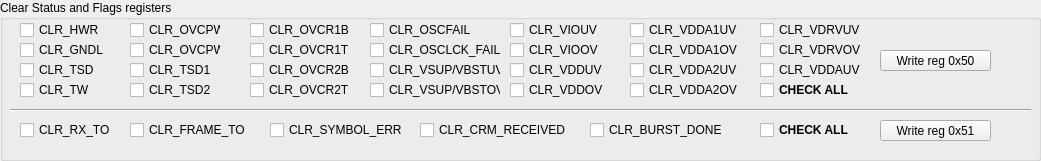
    <widget class="QGroupBox" name="groupBoxClearv1">
     <property name="geometry">
      <rect>
       <x>10</x>
       <y>1050</y>
       <width>1041</width>
       <height>161</height>
      </rect>
     </property>
     <property name="title">
      <string>Clear Status and Flags registers</string>
     </property>
     <property name="checkable">
      <bool>false</bool>
     </property>
     <widget class="CustomControls::CheckBox" name="checkBox_61">
      <property name="geometry">
       <rect>
        <x>250</x>
        <y>60</y>
        <width>101</width>
        <height>20</height>
       </rect>
      </property>
      <property name="accessibleName">
       <string>MREGX50[CLR_OVCR2B]</string>
      </property>
      <property name="text">
       <string>CLR_OVCR2B</string>
      </property>
     </widget>
     <widget class="CustomControls::CheckBox" name="checkBox_62">
      <property name="geometry">
       <rect>
        <x>630</x>
        <y>60</y>
        <width>131</width>
        <height>20</height>
       </rect>
      </property>
      <property name="accessibleName">
       <string>MREGX50[CLR_VDDA2UV]</string>
      </property>
      <property name="text">
       <string>CLR_VDDA2UV</string>
      </property>
     </widget>
     <widget class="CustomControls::CheckBox" name="checkBox_63">
      <property name="geometry">
       <rect>
        <x>250</x>
        <y>20</y>
        <width>101</width>
        <height>20</height>
       </rect>
      </property>
      <property name="accessibleName">
       <string>MREGX50[CLR_OVCR1B]</string>
      </property>
      <property name="text">
       <string>CLR_OVCR1B</string>
      </property>
     </widget>
     <widget class="CustomControls::CheckBox" name="checkBox_64">
      <property name="geometry">
       <rect>
        <x>370</x>
        <y>60</y>
        <width>131</width>
        <height>20</height>
       </rect>
      </property>
      <property name="accessibleName">
       <string>MREGX50[CLR_VSUPUV]</string>
      </property>
      <property name="text">
       <string>CLR_VSUP/VBSTUV</string>
      </property>
     </widget>
     <widget class="CustomControls::CheckBox" name="checkBox_65">
      <property name="geometry">
       <rect>
        <x>250</x>
        <y>40</y>
        <width>101</width>
        <height>20</height>
       </rect>
      </property>
      <property name="accessibleName">
       <string>MREGX50[CLR_OVCR1T]</string>
      </property>
      <property name="text">
       <string>CLR_OVCR1T</string>
      </property>
     </widget>
     <widget class="CustomControls::CheckBox" name="checkBox_66">
      <property name="geometry">
       <rect>
        <x>20</x>
        <y>60</y>
        <width>81</width>
        <height>20</height>
       </rect>
      </property>
      <property name="accessibleName">
       <string>MREGX50[CLR_TSD]</string>
      </property>
      <property name="text">
       <string>CLR_TSD</string>
      </property>
     </widget>
     <widget class="CustomControls::CheckBox" name="checkBox_67">
      <property name="geometry">
       <rect>
        <x>250</x>
        <y>80</y>
        <width>101</width>
        <height>20</height>
       </rect>
      </property>
      <property name="accessibleName">
       <string>MREGX50[CLR_OVCR2T]</string>
      </property>
      <property name="text">
       <string>CLR_OVCR2T</string>
      </property>
     </widget>
     <widget class="CustomControls::CheckBox" name="checkBox_68">
      <property name="geometry">
       <rect>
        <x>510</x>
        <y>20</y>
        <width>101</width>
        <height>20</height>
       </rect>
      </property>
      <property name="accessibleName">
       <string>MREGX50[CLR_VIOUV]</string>
      </property>
      <property name="text">
       <string>CLR_VIOUV</string>
      </property>
     </widget>
     <widget class="CustomControls::CheckBox" name="checkBox_69">
      <property name="geometry">
       <rect>
        <x>370</x>
        <y>40</y>
        <width>131</width>
        <height>20</height>
       </rect>
      </property>
      <property name="accessibleName">
       <string>MREGX50[CLR_OSCLCK_FAIL]</string>
      </property>
      <property name="text">
       <string>CLR_OSCLCK_FAIL</string>
      </property>
     </widget>
     <widget class="CustomControls::CheckBox" name="checkBox_71">
      <property name="geometry">
       <rect>
        <x>370</x>
        <y>20</y>
        <width>131</width>
        <height>20</height>
       </rect>
      </property>
      <property name="accessibleName">
       <string>MREGX50[CLR_OSCFAIL]</string>
      </property>
      <property name="text">
       <string>CLR_OSCFAIL</string>
      </property>
     </widget>
     <widget class="CustomControls::CheckBox" name="checkBox_72">
      <property name="geometry">
       <rect>
        <x>510</x>
        <y>80</y>
        <width>101</width>
        <height>20</height>
       </rect>
      </property>
      <property name="accessibleName">
       <string>MREGX50[CLR_VDDOV]</string>
      </property>
      <property name="text">
       <string>CLR_VDDOV</string>
      </property>
     </widget>
     <widget class="CustomControls::CheckBox" name="checkBox_73">
      <property name="geometry">
       <rect>
        <x>20</x>
        <y>20</y>
        <width>131</width>
        <height>20</height>
       </rect>
      </property>
      <property name="accessibleName">
       <string>MREGX50[CLR_HWR]</string>
      </property>
      <property name="text">
       <string>CLR_HWR</string>
      </property>
     </widget>
     <widget class="CustomControls::CheckBox" name="checkBox_74">
      <property name="geometry">
       <rect>
        <x>760</x>
        <y>40</y>
        <width>121</width>
        <height>20</height>
       </rect>
      </property>
      <property name="accessibleName">
       <string>MREGX50[CLR_VDRVOV]</string>
      </property>
      <property name="text">
       <string>CLR_VDRVOV</string>
      </property>
     </widget>
     <widget class="CustomControls::CheckBox" name="checkBox_75">
      <property name="geometry">
       <rect>
        <x>20</x>
        <y>40</y>
        <width>131</width>
        <height>20</height>
       </rect>
      </property>
      <property name="accessibleName">
       <string>MREGX50[CLR_GNDL]</string>
      </property>
      <property name="text">
       <string>CLR_GNDL</string>
      </property>
     </widget>
     <widget class="CustomControls::CheckBox" name="checkBox_76">
      <property name="geometry">
       <rect>
        <x>510</x>
        <y>40</y>
        <width>101</width>
        <height>20</height>
       </rect>
      </property>
      <property name="accessibleName">
       <string>MREGX50[CLR_VIOOV]</string>
      </property>
      <property name="text">
       <string>CLR_VIOOV</string>
      </property>
     </widget>
     <widget class="CustomControls::CheckBox" name="checkBox_77">
      <property name="geometry">
       <rect>
        <x>20</x>
        <y>80</y>
        <width>91</width>
        <height>20</height>
       </rect>
      </property>
      <property name="accessibleName">
       <string>MREGX50[CLR_TW]</string>
      </property>
      <property name="text">
       <string>CLR_TW</string>
      </property>
     </widget>
     <widget class="CustomControls::CheckBox" name="checkBox_78">
      <property name="geometry">
       <rect>
        <x>630</x>
        <y>40</y>
        <width>131</width>
        <height>20</height>
       </rect>
      </property>
      <property name="accessibleName">
       <string>MREGX50[CLR_VDDA1OV]</string>
      </property>
      <property name="text">
       <string>CLR_VDDA1OV</string>
      </property>
     </widget>
     <widget class="CustomControls::CheckBox" name="checkBox_79">
      <property name="geometry">
       <rect>
        <x>130</x>
        <y>40</y>
        <width>91</width>
        <height>20</height>
       </rect>
      </property>
      <property name="accessibleName">
       <string>MREGX50[CLR_OVCPW2]</string>
      </property>
      <property name="text">
       <string>CLR_OVCPW2</string>
      </property>
     </widget>
     <widget class="CustomControls::CheckBox" name="checkBox_80">
      <property name="geometry">
       <rect>
        <x>130</x>
        <y>80</y>
        <width>101</width>
        <height>20</height>
       </rect>
      </property>
      <property name="accessibleName">
       <string>MREGX50[CLR_TSD2]</string>
      </property>
      <property name="text">
       <string>CLR_TSD2</string>
      </property>
     </widget>
     <widget class="CustomControls::CheckBox" name="checkBox_81">
      <property name="geometry">
       <rect>
        <x>630</x>
        <y>80</y>
        <width>131</width>
        <height>20</height>
       </rect>
      </property>
      <property name="accessibleName">
       <string>MREGX50[CLR_VDDA2OV]</string>
      </property>
      <property name="text">
       <string>CLR_VDDA2OV</string>
      </property>
     </widget>
     <widget class="CustomControls::CheckBox" name="checkBox_82">
      <property name="geometry">
       <rect>
        <x>760</x>
        <y>20</y>
        <width>121</width>
        <height>20</height>
       </rect>
      </property>
      <property name="accessibleName">
       <string>MREGX50[CLR_VDRVUV]</string>
      </property>
      <property name="text">
       <string>CLR_VDRVUV</string>
      </property>
     </widget>
     <widget class="CustomControls::CheckBox" name="checkBox_83">
      <property name="geometry">
       <rect>
        <x>370</x>
        <y>80</y>
        <width>131</width>
        <height>20</height>
       </rect>
      </property>
      <property name="accessibleName">
       <string>MREGX50[CLR_VSUPOV]</string>
      </property>
      <property name="text">
       <string>CLR_VSUP/VBSTOV</string>
      </property>
     </widget>
     <widget class="CustomControls::CheckBox" name="checkBox_84">
      <property name="geometry">
       <rect>
        <x>130</x>
        <y>60</y>
        <width>101</width>
        <height>20</height>
       </rect>
      </property>
      <property name="accessibleName">
       <string>MREGX50[CLR_TSD1]</string>
      </property>
      <property name="text">
       <string>CLR_TSD1</string>
      </property>
     </widget>
     <widget class="CustomControls::CheckBox" name="checkBox_85">
      <property name="geometry">
       <rect>
        <x>760</x>
        <y>60</y>
        <width>121</width>
        <height>20</height>
       </rect>
      </property>
      <property name="accessibleName">
       <string>MREGX50[CLR_VDDAUV]</string>
      </property>
      <property name="text">
       <string>CLR_VDDAUV</string>
      </property>
     </widget>
     <widget class="CustomControls::CheckBox" name="checkBox_86">
      <property name="geometry">
       <rect>
        <x>630</x>
        <y>20</y>
        <width>131</width>
        <height>20</height>
       </rect>
      </property>
      <property name="accessibleName">
       <string>MREGX50[CLR_VDDA1UV]</string>
      </property>
      <property name="text">
       <string>CLR_VDDA1UV</string>
      </property>
     </widget>
     <widget class="CustomControls::CheckBox" name="checkBox_87">
      <property name="geometry">
       <rect>
        <x>510</x>
        <y>60</y>
        <width>101</width>
        <height>20</height>
       </rect>
      </property>
      <property name="accessibleName">
       <string>MREGX50[CLR_VDDUV]</string>
      </property>
      <property name="text">
       <string>CLR_VDDUV</string>
      </property>
     </widget>
     <widget class="CustomControls::CheckBox" name="checkBox_88">
      <property name="geometry">
       <rect>
        <x>130</x>
        <y>20</y>
        <width>91</width>
        <height>20</height>
       </rect>
      </property>
      <property name="accessibleName">
       <string>MREGX50[CLR_OVCPW1]</string>
      </property>
      <property name="text">
       <string>CLR_OVCPW1</string>
      </property>
     </widget>
     <widget class="CustomControls::CheckBox" name="checkBox_89">
      <property name="geometry">
       <rect>
        <x>20</x>
        <y>120</y>
        <width>111</width>
        <height>20</height>
       </rect>
      </property>
      <property name="accessibleName">
       <string>MREGX51[CLR_RX_TO]</string>
      </property>
      <property name="text">
       <string>CLR_RX_TO</string>
      </property>
     </widget>
     <widget class="CustomControls::CheckBox" name="checkBox_90">
      <property name="geometry">
       <rect>
        <x>130</x>
        <y>120</y>
        <width>141</width>
        <height>20</height>
       </rect>
      </property>
      <property name="accessibleName">
       <string>MREGX51[CLR_FRAME_TO]</string>
      </property>
      <property name="text">
       <string>CLR_FRAME_TO</string>
      </property>
     </widget>
     <widget class="CustomControls::CheckBox" name="checkBox_91">
      <property name="geometry">
       <rect>
        <x>270</x>
        <y>120</y>
        <width>151</width>
        <height>20</height>
       </rect>
      </property>
      <property name="accessibleName">
       <string>MREGX51[CLR_SYMBOL_ERR]</string>
      </property>
      <property name="text">
       <string>CLR_SYMBOL_ERR</string>
      </property>
     </widget>
     <widget class="CustomControls::CheckBox" name="checkBox_92">
      <property name="geometry">
       <rect>
        <x>420</x>
        <y>120</y>
        <width>171</width>
        <height>20</height>
       </rect>
      </property>
      <property name="accessibleName">
       <string>MREGX51[CLR_CRM_RECEIVED]</string>
      </property>
      <property name="text">
       <string>CLR_CRM_RECEIVED</string>
      </property>
     </widget>
     <widget class="Line" name="line_8">
      <property name="geometry">
       <rect>
        <x>10</x>
        <y>100</y>
        <width>1021</width>
        <height>21</height>
       </rect>
      </property>
      <property name="orientation">
       <enum>Qt::Horizontal</enum>
      </property>
     </widget>
     <widget class="CustomControls::PushButton" name="pushButton_51">
      <property name="geometry">
       <rect>
        <x>880</x>
        <y>50</y>
        <width>111</width>
        <height>21</height>
       </rect>
      </property>
      <property name="accessibleName">
       <string>WriteREGX(MREGX50)</string>
      </property>
      <property name="text">
       <string>Write reg 0x50</string>
      </property>
     </widget>
     <widget class="CustomControls::PushButton" name="pushButton_53">
      <property name="geometry">
       <rect>
        <x>880</x>
        <y>120</y>
        <width>111</width>
        <height>21</height>
       </rect>
      </property>
      <property name="accessibleName">
       <string>WriteREGX(MREGX51)</string>
      </property>
      <property name="text">
       <string>Write reg 0x51</string>
      </property>
     </widget>
     <widget class="QCheckBox" name="checkBox_x51ALL">
      <property name="geometry">
       <rect>
        <x>760</x>
        <y>120</y>
        <width>111</width>
        <height>20</height>
       </rect>
      </property>
      <property name="font">
       <font>
        <weight>75</weight>
        <bold>true</bold>
       </font>
      </property>
      <property name="accessibleName">
       <string/>
      </property>
      <property name="text">
       <string>CHECK ALL</string>
      </property>
     </widget>
     <widget class="QCheckBox" name="checkBox_x50ALL">
      <property name="geometry">
       <rect>
        <x>760</x>
        <y>80</y>
        <width>121</width>
        <height>20</height>
       </rect>
      </property>
      <property name="font">
       <font>
        <weight>75</weight>
        <bold>true</bold>
       </font>
      </property>
      <property name="accessibleName">
       <string/>
      </property>
      <property name="text">
       <string>CHECK ALL</string>
      </property>
     </widget>
     <widget class="CustomControls::CheckBox" name="checkBox_93">
      <property name="geometry">
       <rect>
        <x>590</x>
        <y>120</y>
        <width>171</width>
        <height>20</height>
       </rect>
      </property>
      <property name="accessibleName">
       <string>MREGX51[CLR_BURST_DONE]</string>
      </property>
      <property name="text">
       <string>CLR_BURST_DONE</string>
      </property>
     </widget>
    </widget>
